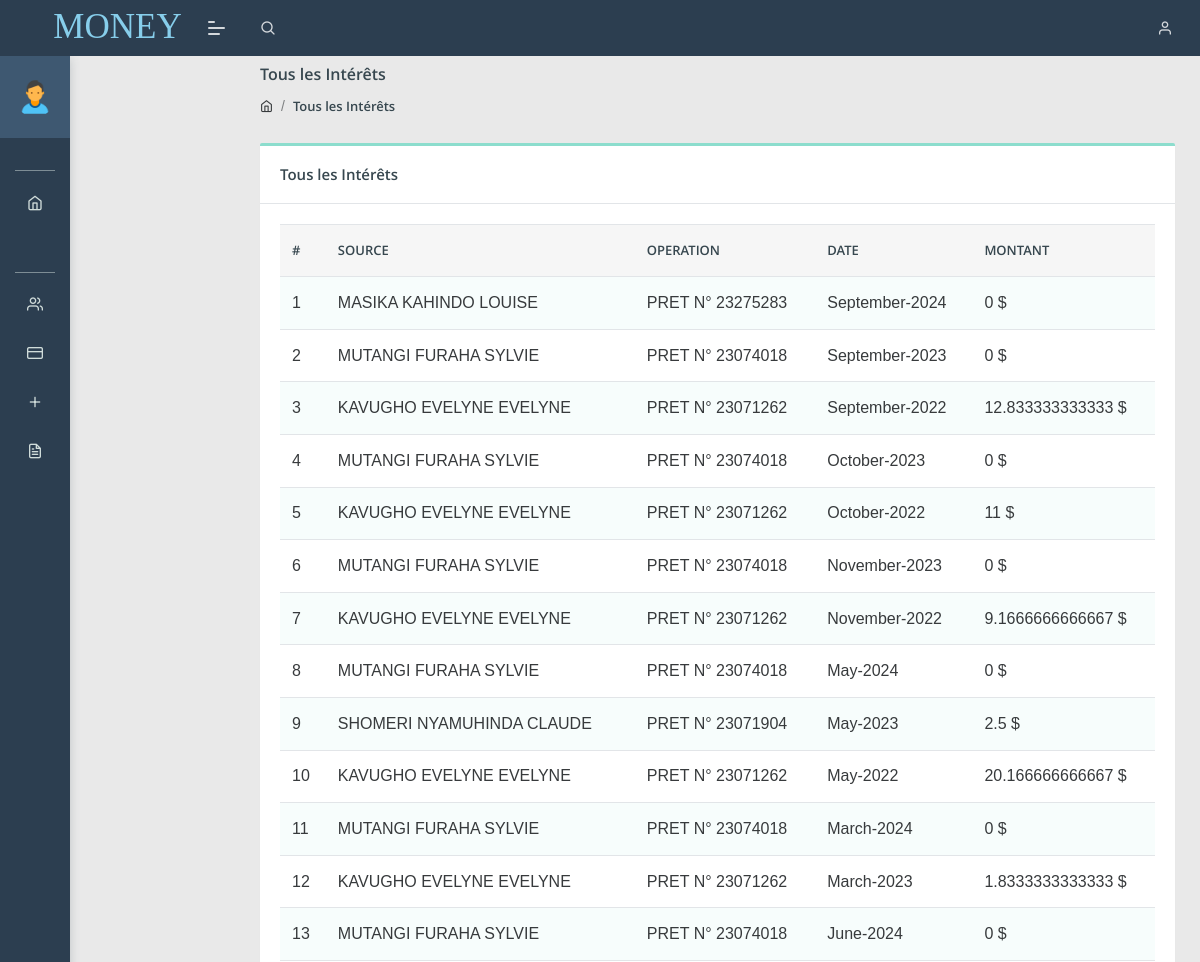
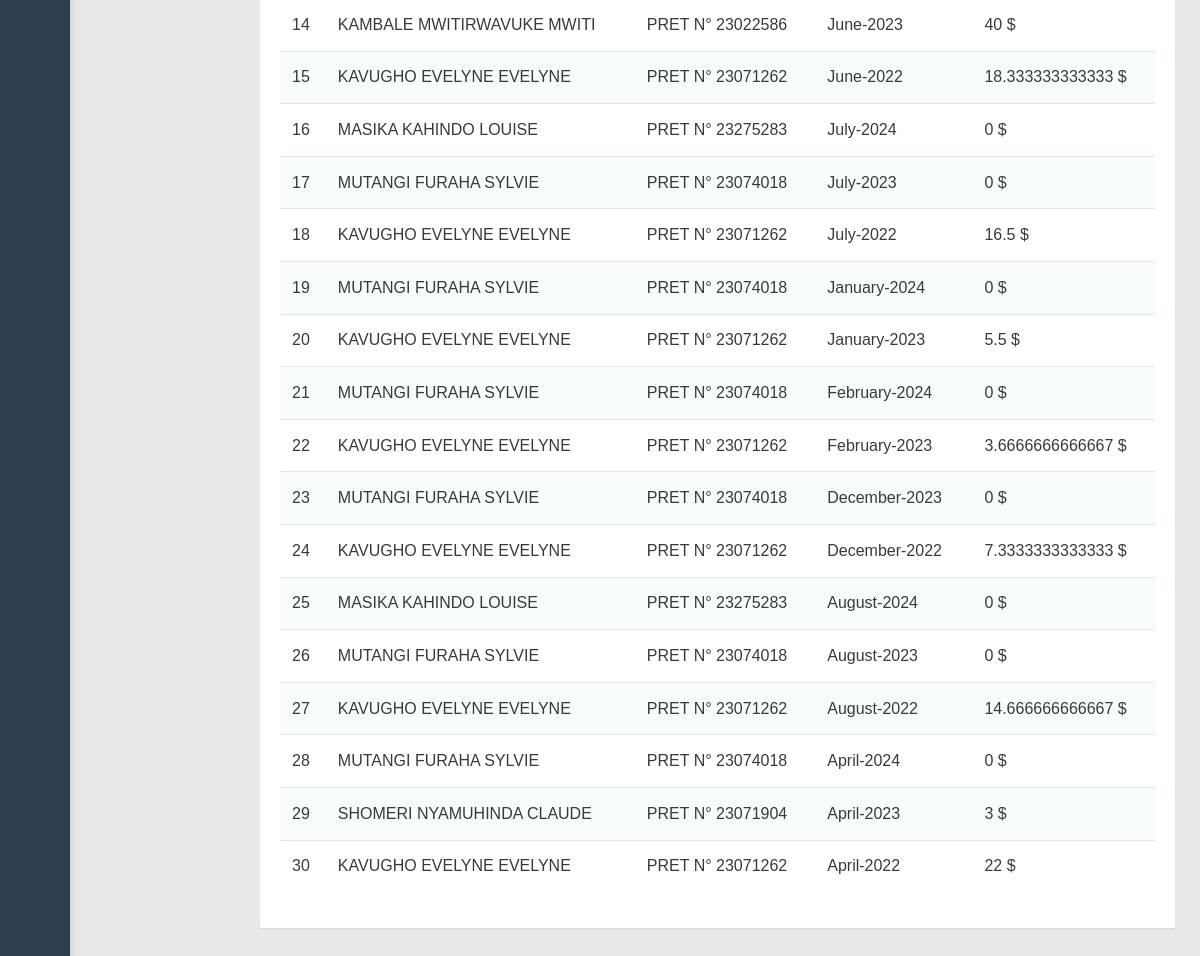
The page /all_interet_dues.php (signed in) on the database its author committed (2 pictures, top to bottom).
### tables this page shows
CREATE TABLE `credit` (
  `id` int(50) NOT NULL,
  `cr_member_id` varchar(100) NOT NULL,
  `gen_credit_id` varchar(50) NOT NULL,
  `gen_credit_amount` double NOT NULL,
  `tranches` int(11) NOT NULL,
  `tranche_number` varchar(50) NOT NULL,
  `due_month` varchar(200) NOT NULL,
  `due_amount` double NOT NULL,
  `month_due_interet` double NOT NULL,
  `stamp` timestamp NOT NULL DEFAULT current_timestamp() ON UPDATE current_timestamp(),
  `due_monthly_account_status` varchar(100) NOT NULL,
  `gen_account_status` varchar(100) NOT NULL
);

CREATE TABLE `membres` (
  `id` varchar(50) NOT NULL,
  `fname` varchar(100) NOT NULL,
  `postnom` varchar(100) NOT NULL,
  `prenom` varchar(100) NOT NULL,
  `sex` varchar(100) NOT NULL,
  `bplace` varchar(100) NOT NULL,
  `bday` date NOT NULL,
  `phone` varchar(15) NOT NULL,
  `member_type` varchar(20) NOT NULL,
  `adress` varchar(200) NOT NULL,
  `parts` int(11) NOT NULL
);

### all_interet_dues.php (the view, shortened to what this page needs)
<?php
include './headers.php';
require './db/db.php';
 ?>
<body class="">
	<?php
    include './navbar.php';
    ?>
   <div class="separator" style="height:40px;"></div>
<div class="pcoded-main-container">
    <div class="pcoded-content">
        <div class="page-header">
            <div class="page-block">
                <div class="row align-items-center">
                    <div class="col-md-12">
                        <div class="page-header-title">
                            <h5 class="m-b-10">Tous les Intérêts </h5>
                        </div>
                        <ul class="breadcrumb">
                            <li class="breadcrumb-item"><a href="index"><i class="feather icon-home"></i></a></li>
                            <li class="breadcrumb-item"><a href="#!">Tous les Intérêts</a></li>
                        </ul>
                    </div>
                </div>
            </div>
        </div>
        <div class="row">
            <div class="col-xl-12">
                    <div class="card">
                        <div class="card-header">
                            <h5> Tous les Intérêts</h5>
                        </div>
                        <div class="card-body table-border-style">
                            <div class="table-responsive">
                                <table class="table table-striped">
                                    <thead>
                                        <tr>
                                            <th>#</th>
                                            <th>SOURCE</th>
                                            <th>OPERATION</th>
                                            <th>DATE</th>
                                            <th>Montant</th>
                                        </tr>
                                    </thead>
                                    <tbody>
                                        <?php
                                        $sqlquery="SELECT *, SUM(month_due_interet) FROM credit JOIN membres ON credit.cr_member_id=membres.id WHERE due_monthly_account_status='Payé' GROUP BY due_month DESC";
                                        $result=mysqli_query($conn, $sqlquery);
                                        $count=mysqli_num_rows($result);
                                        $n=0;
                                        if($count> 0){
                                          while($row=mysqli_fetch_assoc($result)){
                                            $n++;
                                            ?>
                                        <tr>
                                            <td><?php echo $n ?></td>
                                            <td><?php echo $row['fname'].' '.$row['postnom'].' '.$row['prenom'] ?></td>
                                            <td>PRET N° <?php echo $row['gen_credit_id']  ?> </td>
                                            <td> <?php echo $row['due_month']  ?> </td>
                                            <td><?php echo $row['month_due_interet'] ?> $</td>
                                        </tr>
                                        <?php }} ?>
                                    </tbody>
                                </table>
                            </div>
                        </div>
                    </div>
                </div>
        </div>
    </div>
</div>
</body>
</html>

### rows shown on the page
credit: membres.fname "MASIKA", membres.postnom "KAHINDO", membres.prenom "LOUISE", gen_credit "23275283", due_month "September-2024", month_due_interet "0"
credit: membres.fname "MUTANGI", membres.postnom "FURAHA", membres.prenom "SYLVIE", gen_credit "23074018", due_month "September-2023", month_due_interet "0"
credit: membres.fname "KAVUGHO", membres.postnom "EVELYNE", membres.prenom "EVELYNE", gen_credit "23071262", due_month "September-2022", month_due_interet "12.833333333333"
credit: membres.fname "MUTANGI", membres.postnom "FURAHA", membres.prenom "SYLVIE", gen_credit "23074018", due_month "October-2023", month_due_interet "0"
credit: membres.fname "KAVUGHO", membres.postnom "EVELYNE", membres.prenom "EVELYNE", gen_credit "23071262", due_month "October-2022", month_due_interet "11"
credit: membres.fname "MUTANGI", membres.postnom "FURAHA", membres.prenom "SYLVIE", gen_credit "23074018", due_month "November-2023", month_due_interet "0"
credit: membres.fname "KAVUGHO", membres.postnom "EVELYNE", membres.prenom "EVELYNE", gen_credit "23071262", due_month "November-2022", month_due_interet "9.1666666666667"
credit: membres.fname "MUTANGI", membres.postnom "FURAHA", membres.prenom "SYLVIE", gen_credit "23074018", due_month "May-2024", month_due_interet "0"
credit: membres.fname "SHOMERI", membres.postnom "NYAMUHINDA", membres.prenom "CLAUDE", gen_credit "23071904", due_month "May-2023", month_due_interet "2.5"
credit: membres.fname "KAVUGHO", membres.postnom "EVELYNE", membres.prenom "EVELYNE", gen_credit "23071262", due_month "May-2022", month_due_interet "20.166666666667"
credit: membres.fname "MUTANGI", membres.postnom "FURAHA", membres.prenom "SYLVIE", gen_credit "23074018", due_month "March-2024", month_due_interet "0"
credit: membres.fname "KAVUGHO", membres.postnom "EVELYNE", membres.prenom "EVELYNE", gen_credit "23071262", due_month "March-2023", month_due_interet "1.8333333333333"
credit: membres.fname "MUTANGI", membres.postnom "FURAHA", membres.prenom "SYLVIE", gen_credit "23074018", due_month "June-2024", month_due_interet "0"
credit: membres.fname "KAMBALE", membres.postnom "MWITIRWAVUKE", membres.prenom "MWITI", gen_credit "23022586", due_month "June-2023", month_due_interet "40"
credit: membres.fname "KAVUGHO", membres.postnom "EVELYNE", membres.prenom "EVELYNE", gen_credit "23071262", due_month "June-2022", month_due_interet "18.333333333333"
credit: membres.fname "MASIKA", membres.postnom "KAHINDO", membres.prenom "LOUISE", gen_credit "23275283", due_month "July-2024", month_due_interet "0"
credit: membres.fname "MUTANGI", membres.postnom "FURAHA", membres.prenom "SYLVIE", gen_credit "23074018", due_month "July-2023", month_due_interet "0"
credit: membres.fname "KAVUGHO", membres.postnom "EVELYNE", membres.prenom "EVELYNE", gen_credit "23071262", due_month "July-2022", month_due_interet "16.5"
credit: membres.fname "MUTANGI", membres.postnom "FURAHA", membres.prenom "SYLVIE", gen_credit "23074018", due_month "January-2024", month_due_interet "0"
credit: membres.fname "KAVUGHO", membres.postnom "EVELYNE", membres.prenom "EVELYNE", gen_credit "23071262", due_month "January-2023", month_due_interet "5.5"
credit: membres.fname "MUTANGI", membres.postnom "FURAHA", membres.prenom "SYLVIE", gen_credit "23074018", due_month "February-2024", month_due_interet "0"
credit: membres.fname "KAVUGHO", membres.postnom "EVELYNE", membres.prenom "EVELYNE", gen_credit "23071262", due_month "February-2023", month_due_interet "3.6666666666667"
credit: membres.fname "MUTANGI", membres.postnom "FURAHA", membres.prenom "SYLVIE", gen_credit "23074018", due_month "December-2023", month_due_interet "0"
credit: membres.fname "KAVUGHO", membres.postnom "EVELYNE", membres.prenom "EVELYNE", gen_credit "23071262", due_month "December-2022", month_due_interet "7.3333333333333"
credit: membres.fname "MASIKA", membres.postnom "KAHINDO", membres.prenom "LOUISE", gen_credit "23275283", due_month "August-2024", month_due_interet "0"
credit: membres.fname "MUTANGI", membres.postnom "FURAHA", membres.prenom "SYLVIE", gen_credit "23074018", due_month "August-2023", month_due_interet "0"
credit: membres.fname "KAVUGHO", membres.postnom "EVELYNE", membres.prenom "EVELYNE", gen_credit "23071262", due_month "August-2022", month_due_interet "14.666666666667"
credit: membres.fname "MUTANGI", membres.postnom "FURAHA", membres.prenom "SYLVIE", gen_credit "23074018", due_month "April-2024", month_due_interet "0"
credit: membres.fname "SHOMERI", membres.postnom "NYAMUHINDA", membres.prenom "CLAUDE", gen_credit "23071904", due_month "April-2023", month_due_interet "3"
credit: membres.fname "KAVUGHO", membres.postnom "EVELYNE", membres.prenom "EVELYNE", gen_credit "23071262", due_month "April-2022", month_due_interet "22"
